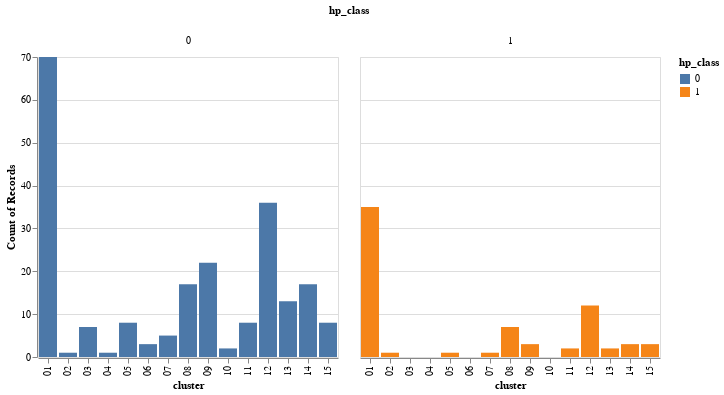

Source (notebook cell):
### Code cell
alt.Chart(df_topic_model_group).mark_bar().encode(
    x=alt.X('cluster:O'),
    y=alt.Y('count()'),
    color=alt.Color('hp_class:N'),
    column=alt.Column('hp_class:N')
)

### Figure 1 — Vega-Lite specification as saved in the notebook (floating-point values rounded to 4 significant figures; data arrays with more than 128 entries replaced by an {"elided": "..."} marker saying what was removed)
{"config": {"view": {"continuousWidth": 400, "continuousHeight": 300}}, "data": {"name": "data-29fe8599d05b40704093d2753b8ea280"}, "mark": "bar", "encoding": {"color": {"type": "nominal", "field": "hp_class"}, "column": {"type": "nominal", "field": "hp_class"}, "x": {"type": "ordinal", "field": "cluster"}, "y": {"type": "quantitative", "aggregate": "count"}}, "$schema": "https://vega.github.io/schema/vega-lite/v4.8.1.json", "datasets": {"data-29fe8599d05b40704093d2753b8ea280": {"elided": "288 records"}}}
